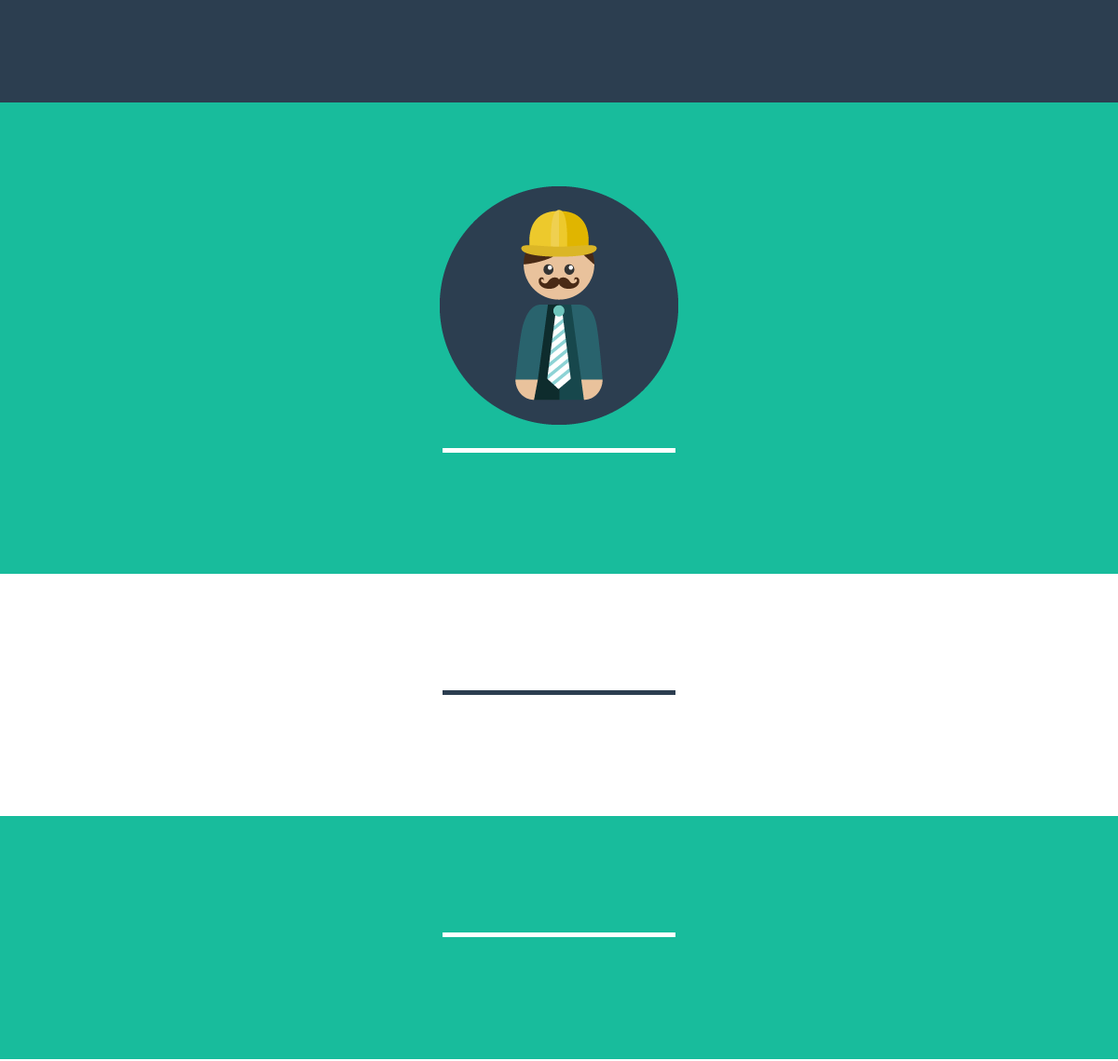
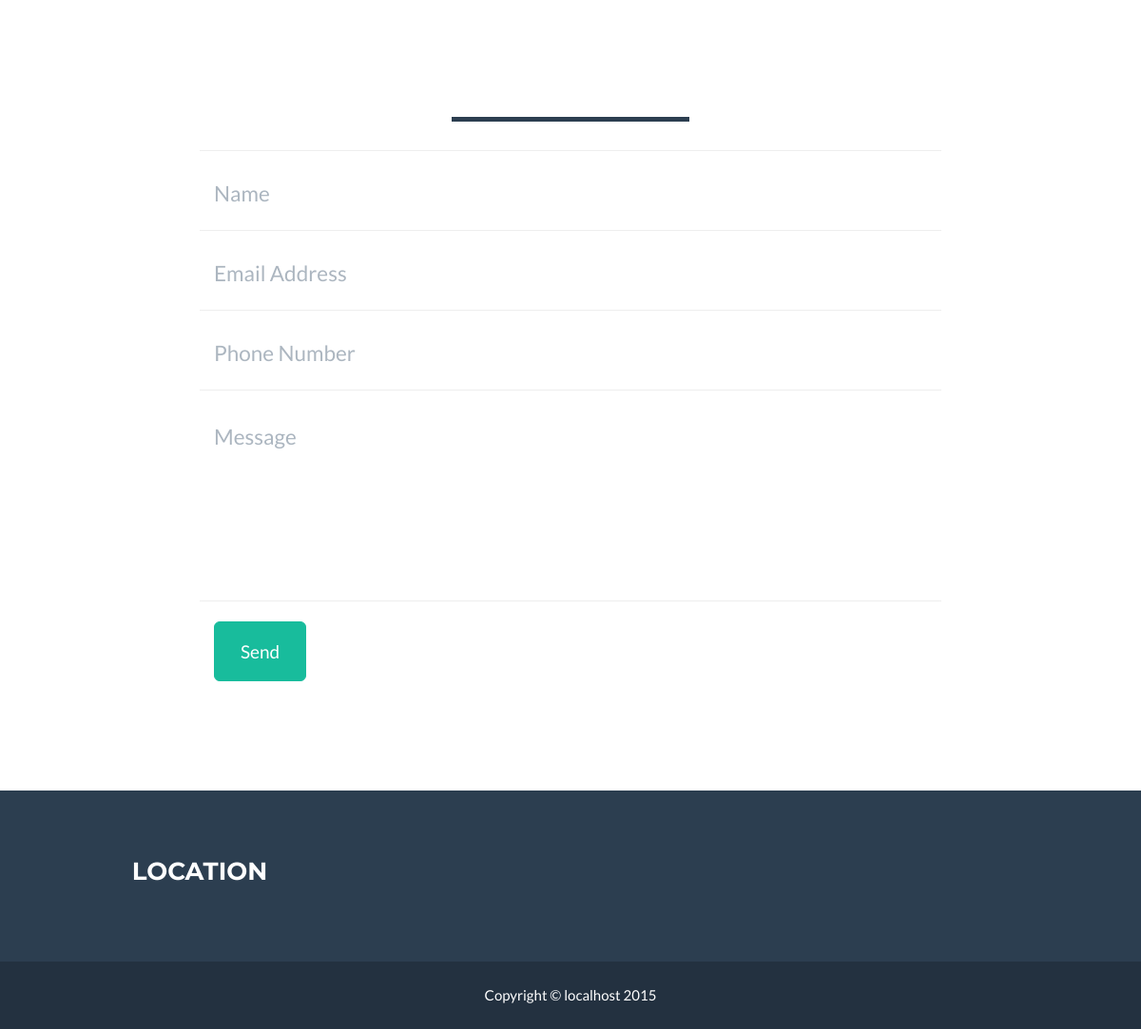
/, run on an earlier commit of the app's database (2 pictures, top to bottom).
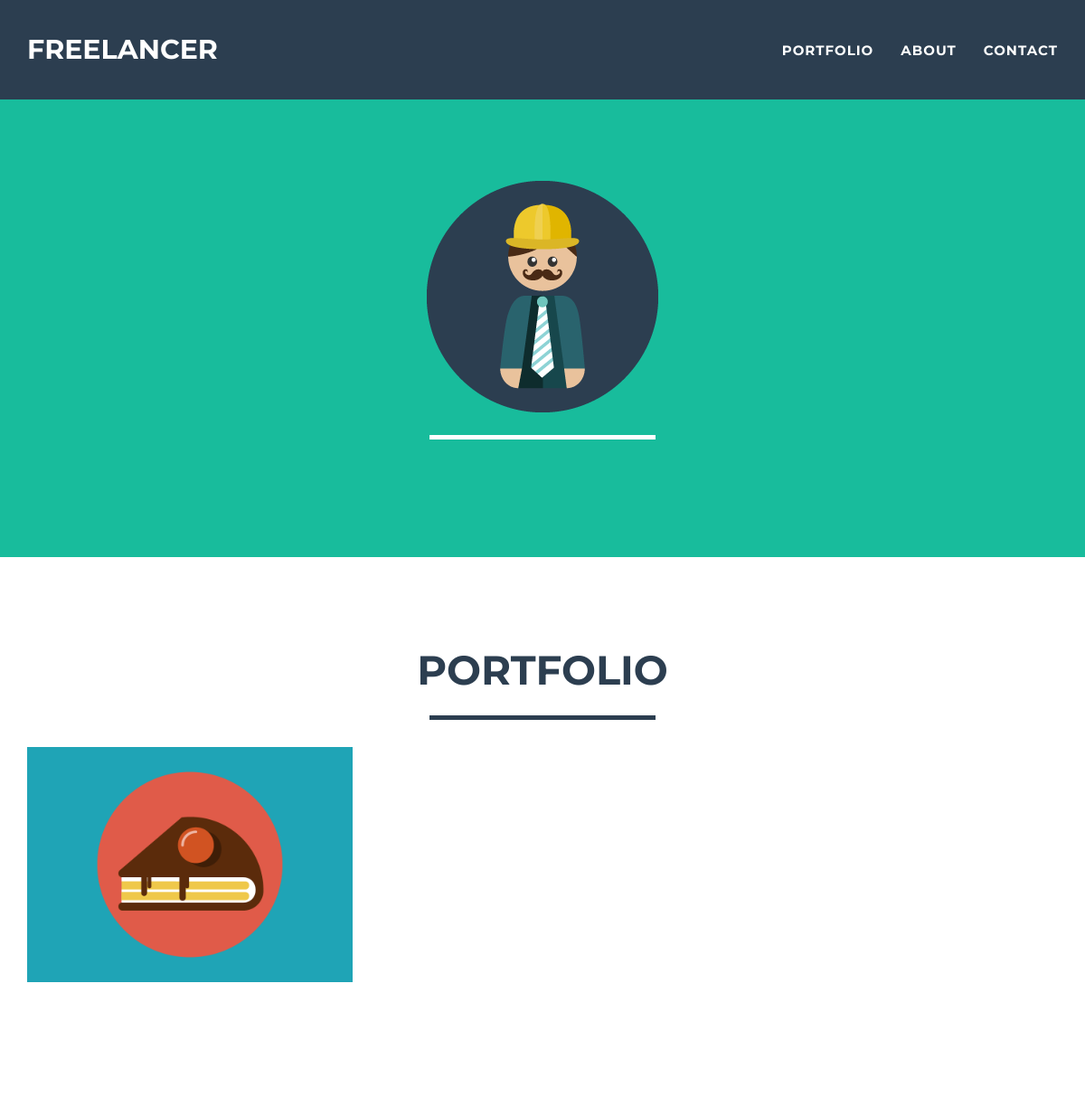
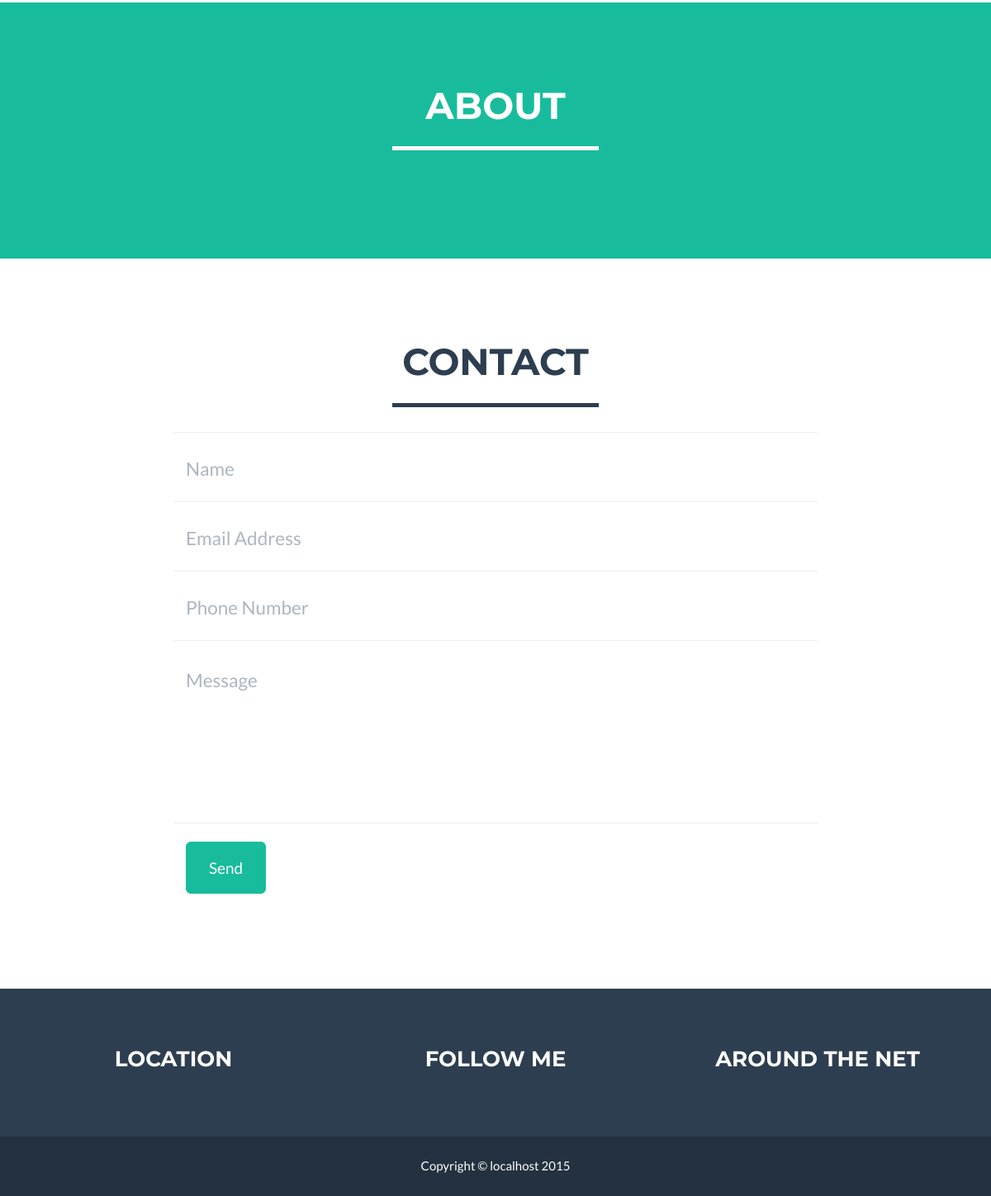
And on a later commit of the database (2 pictures, top to bottom).
### tables this page shows
CREATE TABLE IF NOT EXISTS `landing` (
  `heading` text NOT NULL,
  `introtext` text NOT NULL,
  `skills` text NOT NULL,
  `image` text NOT NULL
);

CREATE TABLE IF NOT EXISTS `setup` (
  `title` text NOT NULL,
  `keywords` text NOT NULL,
  `description` text NOT NULL,
  `headercode` text NOT NULL,
  `author` text NOT NULL,
  `googleanalytics` text NOT NULL,
  `tinymce` int(11) NOT NULL,
  `portfolioheading` text NOT NULL
);

CREATE TABLE IF NOT EXISTS `aboutus` (
  `heading` text NOT NULL,
  `content` text NOT NULL
);

CREATE TABLE IF NOT EXISTS `contactus` (
  `heading` text NOT NULL,
  `email` text NOT NULL,
  `sendtoemail` text NOT NULL,
  `address` text NOT NULL,
  `city` text NOT NULL,
  `state` text NOT NULL,
  `zipcode` text NOT NULL,
  `phone` text NOT NULL
);

CREATE TABLE IF NOT EXISTS `pages` (
  `id` int(11) NOT NULL AUTO_INCREMENT,
  `title` text NOT NULL,
  `thumbnail` text NOT NULL,
  `content` text NOT NULL,
  `active` int(11) NOT NULL,
  `datetime` datetime NOT NULL DEFAULT CURRENT_TIMESTAMP,
  PRIMARY KEY (`id`)
);

CREATE TABLE IF NOT EXISTS `socialmedia` (
  `heading` text NOT NULL,
  `facebook` text NOT NULL,
  `twitter` text NOT NULL,
  `linkedin` text NOT NULL,
  `google` text NOT NULL,
  `github` text NOT NULL
);

CREATE TABLE IF NOT EXISTS `footer` (
  `heading` text NOT NULL,
  `content` text NOT NULL
);

### db/dbsetup.php (called while the page is built, shortened)
<?php
$customCss_url = "http://".$_SERVER['HTTP_HOST']."/css/custom.css";
?>

### index.php (the view, shortened to what this page needs)
<!DOCTYPE html>
<html lang="en">
<head>
	<?php
		include 'db/dbsetup.php';
		$sqlSetup = mysql_query("SELECT title, author, keywords, description, headercode, googleanalytics, portfolioheading FROM setup");
		$rowSetup  = mysql_fetch_array($sqlSetup);
	?>
    <link href="css/bootstrap.min.css" rel="stylesheet">
    <link href="css/freelancer.css" rel="stylesheet">
    <link href="font-awesome/css/font-awesome.min.css" rel="stylesheet" type="text/css">
	<?php
	if ($customCss_url !="") {
		echo "<link href='".$customCss_url."' rel='stylesheet' type='text/css'>";
	}
	?>
</head>
<body id="page-top" class="index">
	<?php
		$sqlLanding = mysql_query("SELECT heading, introtext, skills, image FROM landing");
		$rowLanding = mysql_fetch_array($sqlLanding);
		$sqlAbout = mysql_query("SELECT heading, content FROM aboutus");
		$rowAbout = mysql_fetch_array($sqlAbout);
		$sqlFooter = mysql_query("SELECT heading, content FROM footer");
		$rowFooter = mysql_fetch_array($sqlFooter);
		$sqlContact = mysql_query("SELECT heading, email, sendtoemail, address, city, state, zipcode, phone FROM contactus");
		$rowContact = mysql_fetch_array($sqlContact);
		$sqlSocial = mysql_query("SELECT heading, facebook, twitter, linkedin, google, github FROM socialmedia");
		$rowSocial = mysql_fetch_array($sqlSocial);
	?>
    <nav class="navbar navbar-default navbar-fixed-top">
        <div class="container">
            <div class="navbar-header page-scroll">
                <a class="navbar-brand" href="#page-top"><?php echo $rowLanding["heading"];?></a>
            </div>
            <div class="collapse navbar-collapse" id="bs-example-navbar-collapse-1">
                <ul class="nav navbar-nav navbar-right">
                    <li class="page-scroll">
                        <a href="#portfolio"><?php echo $rowSetup["portfolioheading"];?></a>
                    </li>
                    <li class="page-scroll">
                        <a href="#about"><?php echo $rowAbout["heading"];?></a>
                    </li>
                    <li class="page-scroll">
                        <a href="#contact"><?php echo $rowContact["heading"];?></a>
                    </li>
                </ul>
            </div>
        </div>
    </nav>
    <header>
        <div class="container">
            <div class="row">
                <div class="col-lg-12">
                <?php
	                if ($rowLanding["image"] != "") {
	                	echo "<img class='img-responsive' src='uploads/".$rowLanding["image"]."' alt=''>";
	                } else {
	                	echo "<img class='img-responsive' src='img/profile.png' alt=''>";
	                }
                ?>
                    <div class="intro-text">
                        <hr class="star-light">
                    </div>
                </div>
            </div>
        </div>
    </header>
    <section id="portfolio">
        <div class="container">
            <div class="row">
                <div class="col-lg-12 text-center">
                    <h2><?php echo $rowSetup["portfolioheading"];?></h2>
                    <hr class="star-primary">
                </div>
            </div>
            <div class="row">
			<?php
				$sqlPages = mysql_query("SELECT id, title, thumbnail, content, active, datetime FROM pages WHERE active=1 ORDER BY datetime DESC");
				while ($rowPages  = mysql_fetch_array($sqlPages)) {
			?>
            <div class="col-sm-4 portfolio-item">
                <a href="#portfolioModal<?php echo $rowPages["id"];?>" class="portfolio-link" data-toggle="modal">
					<?php
						if ($rowPages["thumbnail"] != "") {
							echo "<img src='uploads/".$rowPages["thumbnail"]."' class='img-responsive' title='".$rowPages["title"]."' alt='".$rowPages["title"]."'>";
						} else {
							echo "<img src='img/portfolio/cake.png' class='img-responsive' title='".$rowPages["title"]."' alt='".$rowPages["title"]."'>";
						}
					?>
                </a>
            </div>
      <?php
				}
			?>
            </div>
        </div>
    </section>
    <section class="success" id="about">
        <div class="container">
            <div class="row">
                <div class="col-lg-12 text-center">
                    <h2><?php echo $rowAbout["heading"];?></h2>
                    <hr class="star-light">
                </div>
            </div>
            <div class="row">
                <div class="col-lg-12 col-lg-offset-0 text-center">
                </div>
            </div>
        </div>
    </section>
    <section id="contact">
        <div class="container">
            <div class="row">
                <div class="col-lg-12 text-center">
                    <h2><?php echo $rowContact["heading"];?></h2>
                    <hr class="star-primary">
                </div>
            </div>
            <div class="row">
                <div class="col-lg-8 col-lg-offset-2">
                    <form name="sentMessage" id="contactForm" method="post" action="mail/contact_me.php">
                        <div class="row control-group">
                            <div class="form-group col-xs-12 floating-label-form-group controls">
                                <input type="text" class="form-control" placeholder="Name" id="name" name="name" required data-validation-required-message="Please enter your name.">
                            </div>
                        </div>
                        <div class="row control-group">
                            <div class="form-group col-xs-12 floating-label-form-group controls">
                                <input type="email" class="form-control" placeholder="Email Address" id="email" name="email" required data-validation-required-message="Please enter your email address.">
                            </div>
                        </div>
                        <div class="row control-group">
                            <div class="form-group col-xs-12 floating-label-form-group controls">
                                <input type="tel" class="form-control" placeholder="Phone Number" id="phone" name="phone" required data-validation-required-message="Please enter your phone number.">
                            </div>
                        </div>
                        <div class="row control-group">
                            <div class="form-group col-xs-12 floating-label-form-group controls">
                                <textarea rows="5" class="form-control" placeholder="Message" id="message" name="message" required data-validation-required-message="Please enter a message."></textarea>
                            </div>
                        </div>
                        <br>
                        <div class="row">
                            <div class="form-group col-xs-12">
                                <button type="submit" class="btn btn-success btn-lg">Send</button>
                            </div>
                        </div>
                    </form>
                </div>
            </div>
        </div>
    </section>
    <footer class="text-center">
        <div class="footer-above">
            <div class="container">
                <div class="row">
                    <div class="footer-col col-md-4">
                        <h3>Location</h3>
                    </div>
                    <div class="footer-col col-md-4">
                        <h3><?php echo $rowSocial["heading"];?></h3>
                    </div>
                    <div class="footer-col col-md-4">
                        <h3><?php echo $rowFooter["heading"];?></h3>
                    </div>
                </div>
            </div>
        </div>
        <div class="footer-below">
            <div class="container">
                <div class="row">
                    <div class="col-lg-12">
                        Copyright &copy; <?php echo $_SERVER['HTTP_HOST']."&nbsp;".date("Y");?>
                    </div>
                </div>
            </div>
        </div>
    </footer>
</body>
</html>
<?php
	die();
?>

### css/freelancer.css (style rules this page uses)
body { overflow-x: hidden; }
a, a:hover, a:focus, a:active, a.active { outline: 0; color: #18bc9c; }
h1, h2, h3, h4, h5, h6 { text-transform: uppercase; font-family: Montserrat,"Helvetica Neue",Helvetica,Arial,sans-serif; font-weight: 700; }
hr.star-light, hr.star-primary { margin: 25px auto 30px; padding: 0; max-width: 250px; border: 0; border-top: solid 5px; text-align: center; }
hr.star-light:after, hr.star-primary:after { content: "\f005"; display: inline-block; position: relative; top: -.8em; padding: 0 .25em; font-family: FontAwesome; font-size: 2em; }
hr.star-light { border-color: #fff; }
hr.star-light:after { color: #fff; background-color: #18bc9c; }
hr.star-primary { border-color: #2c3e50; }
hr.star-primary:after { color: #2c3e50; background-color: #fff; }
header { text-align: center; color: #fff; background: #18bc9c; }
header .container { padding-top: 100px; padding-bottom: 50px; }
header img { display: block; margin: 0 auto 20px; }
@media (min-width:768px) { header .container { padding-top: 200px; padding-bottom: 100px; } }
@media (min-width:768px) { .navbar-fixed-top { padding: 25px 0; -webkit-transition: padding .3s; -moz-transition: padding .3s; transition: padding .3s; } }
@media (min-width:768px) { .navbar-fixed-top .navbar-brand { font-size: 2em; -webkit-transition: all .3s; -moz-transition: all .3s; transition: all .3s; } }
.navbar { text-transform: uppercase; font-family: Montserrat,"Helvetica Neue",Helvetica,Arial,sans-serif; font-weight: 700; }
.navbar .navbar-nav { letter-spacing: 1px; }
.navbar-default, .navbar-inverse { border: 0; }
section { padding: 100px 0; }
section h2 { margin: 0; font-size: 3em; }
section.success { color: #fff; background: #18bc9c; }
#portfolio .portfolio-item { right: 0; margin: 0 0 15px; }
#portfolio .portfolio-item .portfolio-link { display: block; position: relative; margin: 0 auto; max-width: 400px; }
#portfolio * { z-index: 2; }
@media (min-width:767px) { #portfolio .portfolio-item { margin: 0 0 30px; } }
.floating-label-form-group { position: relative; margin-bottom: 0; padding-bottom: .5em; border-bottom: 1px solid #eee; }
.floating-label-form-group input, .floating-label-form-group textarea { z-index: 1; position: relative; padding-right: 0; padding-left: 0; border: 0; border-radius: 0; font-size: 1.5em; background: 0 0; box-shadow: none!important; resize: none; }
form .row:first-child .floating-label-form-group { border-top: 1px solid #eee; }
footer { color: #fff; }
footer h3 { margin-bottom: 30px; }
footer .footer-above { padding-top: 50px; background-color: #2c3e50; }
footer .footer-col { margin-bottom: 50px; }
footer .footer-below { padding: 25px 0; background-color: #233140; }

What changed in the data, as far as the page shows it:
added landing: heading "FREELANCER"
added setup: portfolioheading "PORTFOLIO"
added aboutus: heading "ABOUT"
added contactus: heading "CONTACT"
added pages: title (picture)
added socialmedia: heading "FOLLOW ME"
added footer: heading "AROUND THE NET"
